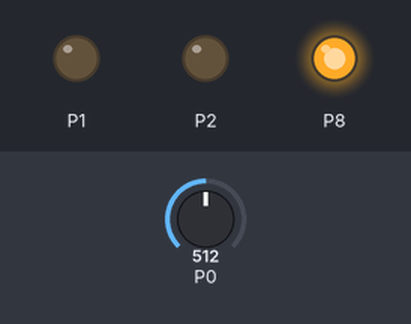
This program was run on a simulated BBC micro:bit (MakeCode). On the bench: output pins drawn as LEDs (lit = HIGH). The test bench sets the inputs (shaded band); at power-on: P0 = 512 (analog values on the 0–1023 scale).

Above: at 1.2 s.
1.3 s: P0 set to 310
2.8 s: P0 set to 281
At 3.8 s:
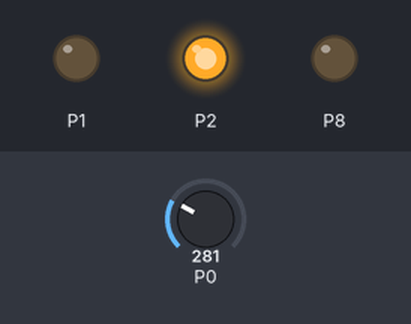
4.3 s: P0 set to 235
At 5.1 s:
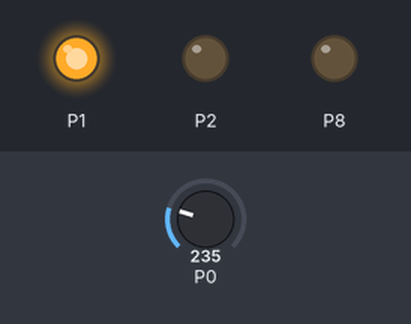
5.8 s: P0 set to 210
7.3 s: P0 set to 191
At 8.3 s:
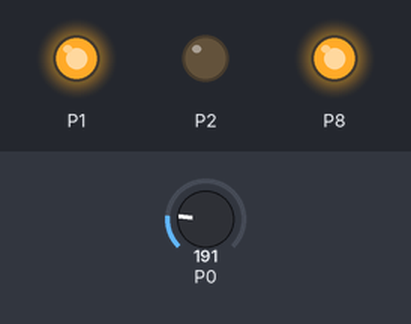
8.8 s: P0 set to 260
At 9.7 s:
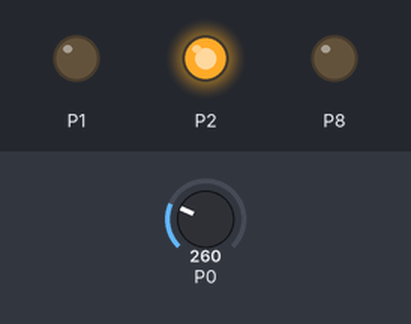
Timing chart, 0 to 11.3 s (numbered marks = the images above; inputs shaded):
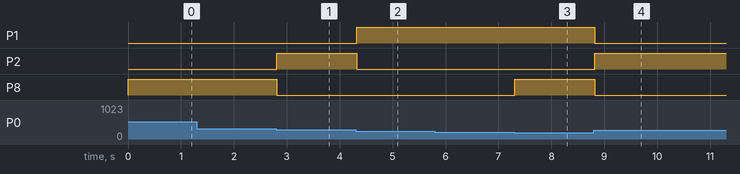

Measured:
- the behaviour switches between 300 and 299 on P0 (found by bisection; images 0 and 1)
- the behaviour switches between 250 and 249 on P0 (found by bisection; images 1 and 2)
- the behaviour switches between 200 and 199 on P0 (found by bisection; images 2 and 3)
- after the input at 1.3 s, every drawn part: stays the same
- after the input at 2.8 s, P2: LOW → HIGH at once; P8: HIGH → LOW at once
- after the input at 4.3 s, P1: LOW → HIGH at once; P2: HIGH → LOW at once
- after the input at 5.8 s, every drawn part: stays the same
- after the input at 7.3 s, P8: LOW → HIGH at once
- after the input at 8.8 s, P1, P8: HIGH → LOW at once; P2: LOW → HIGH at once

The program:

main.ts
```typescript
let intensiter = 0
function Bleu () {
    pins.digitalWritePin(DigitalPin.P1, 0)
    pins.digitalWritePin(DigitalPin.P2, 0)
    pins.digitalWritePin(DigitalPin.P8, 1)
}
function Rouge () {
    pins.digitalWritePin(DigitalPin.P1, 1)
    pins.digitalWritePin(DigitalPin.P2, 0)
    pins.digitalWritePin(DigitalPin.P8, 0)
}
function blanc () {
    pins.digitalWritePin(DigitalPin.P1, 1)
    pins.digitalWritePin(DigitalPin.P2, 1)
    pins.digitalWritePin(DigitalPin.P8, 1)
}
function mauve () {
    pins.digitalWritePin(DigitalPin.P1, 1)
    pins.digitalWritePin(DigitalPin.P2, 0)
    pins.digitalWritePin(DigitalPin.P8, 1)
}
function vert () {
    pins.digitalWritePin(DigitalPin.P1, 0)
    pins.digitalWritePin(DigitalPin.P2, 1)
    pins.digitalWritePin(DigitalPin.P8, 0)
}
basic.forever(function () {
    intensiter = pins.analogReadPin(AnalogPin.P0)
    if (intensiter >= 300) {
        Bleu()
    } else if (intensiter < 300 && intensiter >= 250) {
        vert()
    } else if (intensiter < 250 && intensiter >= 200) {
        Rouge()
    } else if (intensiter < 200 && intensiter >= 150) {
        mauve()
    } else {
        blanc()
    }
})
```

test.ts
```typescript
// les tests vont ici ; cela ne sera pas compilé si ce paquet est utilisé en tant qu'extension.
```
